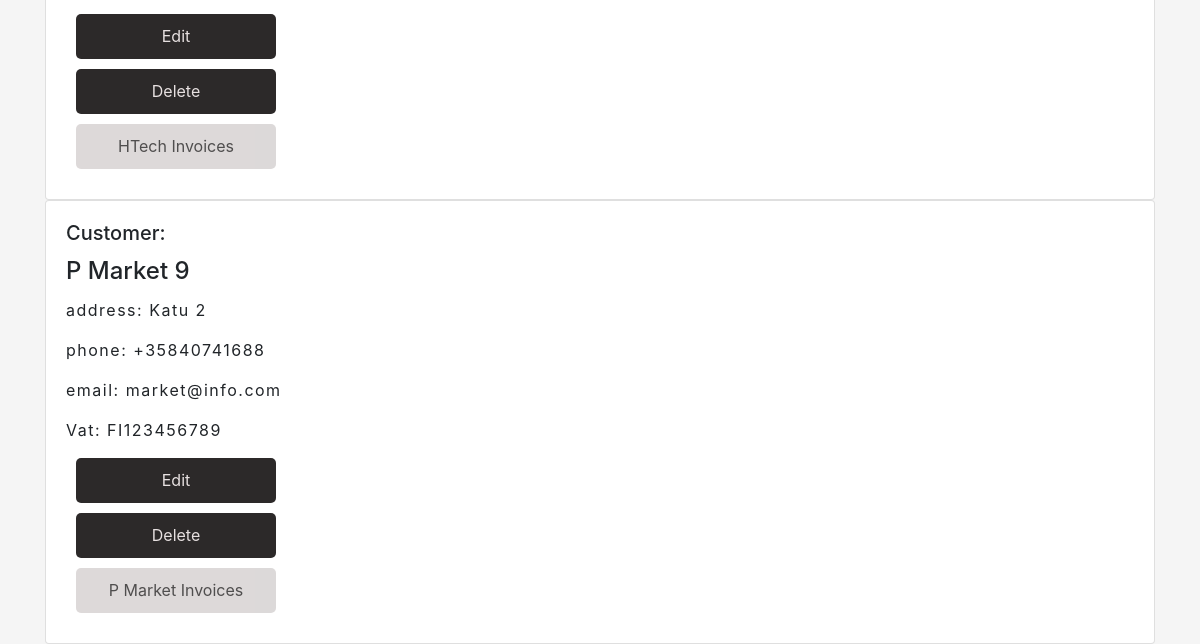
Page /customerlist/ (lower part) on the earlier database version.
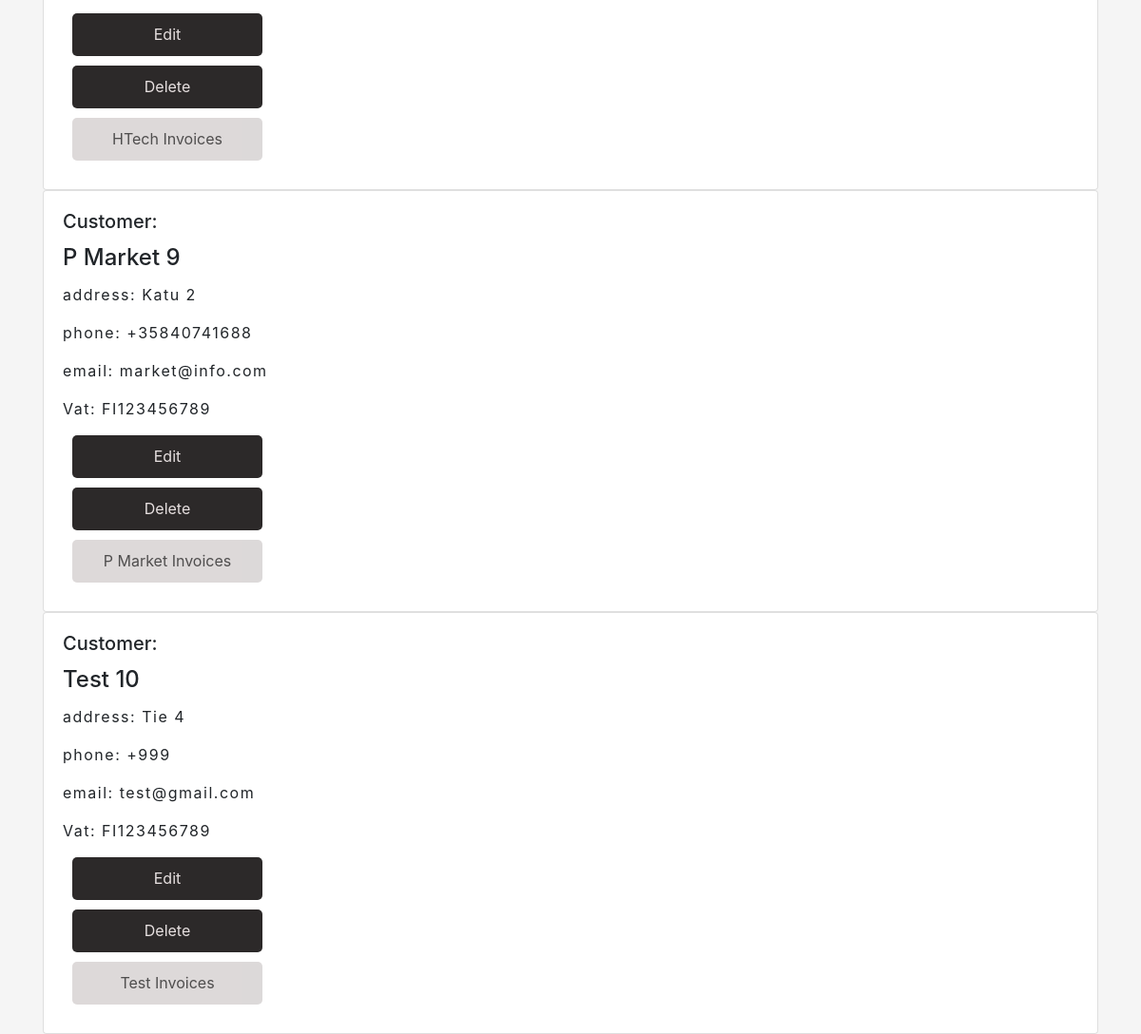
Same page on the later database version.
### app/models.py (models this page shows, shortened)
class CustomerAccount(models.Model):
    name = models.CharField(max_length = 50, default=None)
    address = models.CharField(max_length = 50, default=None)
    phone = models.CharField(max_length = 50, default=None)
    mail = models.CharField(max_length = 50, default=None)
    vat = models.CharField(max_length = 20, default=None)
    account = models.ForeignKey(Account, on_delete =models.PROTECT)

### app/views.py (the view)
# urls.py: path('customerlist/', customerlistview, name="customers"),
def customerlistview(request):
    customerlist = CustomerAccount.objects.all()
    accountlist = Account.objects.all()
    context = {'customers': customerlist, 'accounts': accountlist}
    return render (request,"customerlist.html",context )

### app/templates/customerlist.html (shortened to what this page needs)
{% extends 'index.html' %}
{%load static%}
{% block content %}
    {% for c in customers %}
    <div class="customerList">
    <div class="card" style="width: 100%;">
    <div class="card-body">
        <h5 class="card-title">Customer:</h5>
        <h4 class="card-title">{{c.name}} {{c.id}}</h4>
        <p class="card-text">address: {{c.address}} </p>
        <p class="card-text">phone: {{c.phone}} </p>
        <p class="card-text">email: {{c.mail}} </p>
        <p class="card-text">Vat: {{c.vat}} </p>
        <a href="/edit-customer-get/{{c.id}}/"class="btn" >Edit</a>
        <a href="/confirm-delete-customer/{{c.id}}/" class="btn" >Delete</a>
        <a href="/invoices-by-customer/{{c.id}}/" class="btn-ghost" >{{c.name}} Invoices</a>
    </div>
</div>
</div>
{%endfor%}
{% endblock %}

Differences in the rows shown:
added CustomerAccount: name "Test", id "10", address "Tie 4", phone "+999", mail "test@gmail.com", vat "FI123456789"
